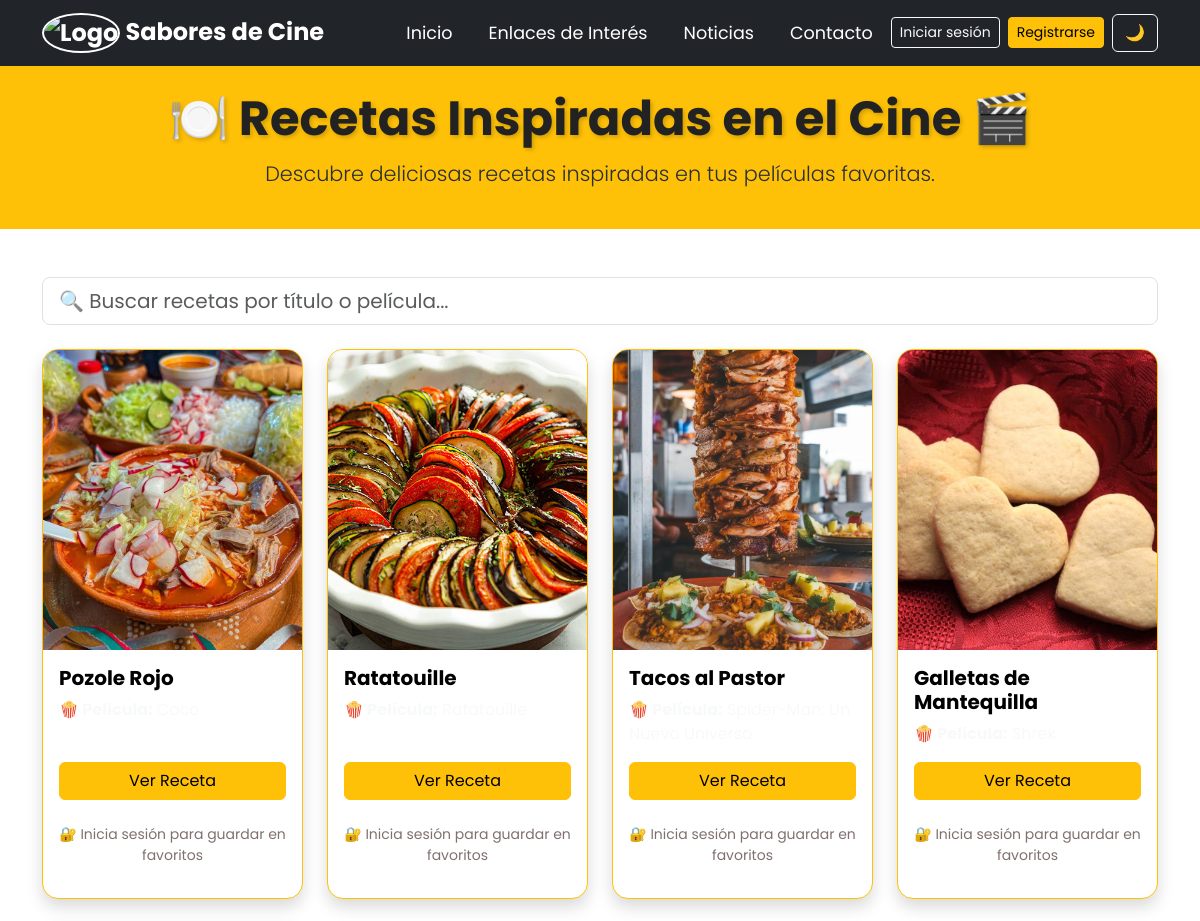
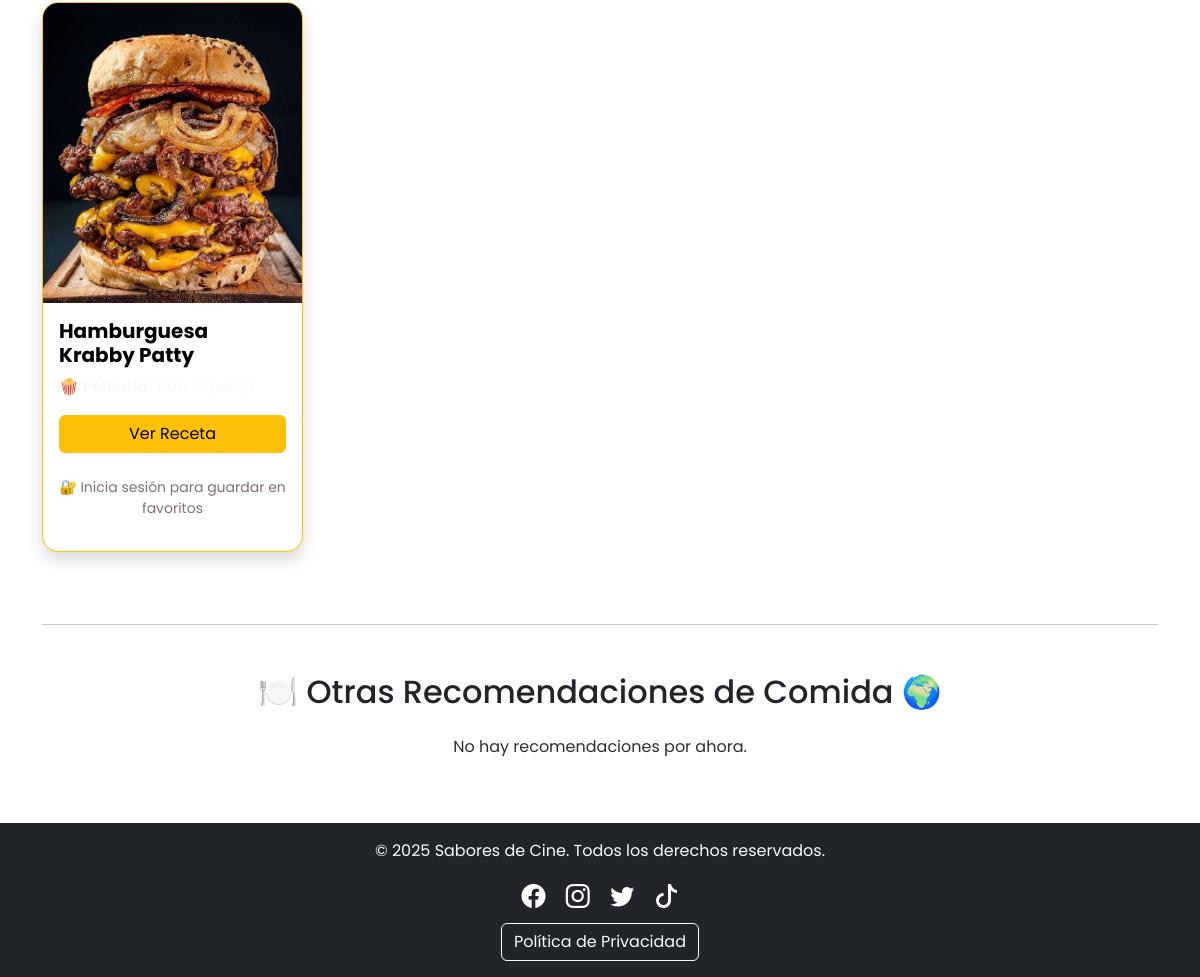
The page /comida/ on the database its author committed (2 pictures, top to bottom).
### saboresDeCine/models.py (models this page shows, shortened)
class Receta(models.Model):
    titulo = models.CharField(max_length=100)
    pelicula = models.CharField(max_length=100)
    imagen = models.ImageField(upload_to='recetas/')
    ingredientes = models.TextField(help_text="Escribe cada ingrediente separado por una coma.")
    preparacion = models.TextField()
    destacada = models.BooleanField(default=False)  # Nuevo campo

### saboresDeCine/views.py (the view)
# urls.py: path('comida/', views.comida, name="comida"),
def comida(request):
    query = request.GET.get('q', '')
    recetas = Receta.objects.all()
    recomendaciones = RecomendacionComida.objects.all()
    if query:
        recetas = recetas.filter(titulo__icontains=query) | recetas.filter(pelicula__icontains=query)
    recetas_favoritas = Receta.objects.filter(favoritos__usuario=request.user) if request.user.is_authenticated else Receta.objects.none()
    context = {
        'recetas': recetas,
        'recomendaciones': recomendaciones,
        'recetas_favoritas': recetas_favoritas
    }
    if request.headers.get('X-Requested-With') == 'XMLHttpRequest':
        html = render_to_string('partials/lista_recetas.html', context, request=request)
        return JsonResponse({'html': html})
    return render(request, 'comida.html', context)

### saboresDeCine/templates/comida.html (shortened to what this page needs)
{% load static %}
{% include 'navBar.html' %}
<body class="{% if request.session.modo_oscuro %}dark-mode{% endif %}">
  <div class="d-flex flex-column min-vh-100">
    <header class="header-custom text-center py-4">
      <h1>🍽️ Recetas Inspiradas en el Cine 🎬</h1>
      <p class="lead text-secondary-emphasis">Descubre deliciosas recetas inspiradas en tus películas favoritas.</p>
    </header>
    <main class="container my-5 flex-grow-1">
      <div class="mb-4">
        <input type="text"
               class="form-control form-control-lg buscador-ajax"
               placeholder="🔍 Buscar recetas por título o película..."
               data-url="/comida/"
               data-target="contenedorRecetas">
      </div>
      <div id="contenedorRecetas">
        {% include 'partials/lista_recetas.html' %}
      </div>
      <hr class="my-5">
      <h2 class="text-center mb-4">🍽️ Otras Recomendaciones de Comida 🌍</h2>
      <div class="row">
        {% if recomendaciones %}
          {% for rec in recomendaciones %}
            <div class="col-md-3 mb-4">
              <div class="card h-100 text-center shadow">
                <img src="{{ rec.imagen.url }}" class="card-img-top img-fluid" style="height: 500px; object-fit: cover; border-radius: 10px;" alt="{{ rec.titulo }}">
                <div class="card-body d-flex flex-column">
                  <h5 class="card-title">{{ rec.titulo }}</h5>
                  <p class="text-muted">{{ rec.descripcion }}</p>
                  <button class="btn btn-primary mt-auto" onclick="mostrarReceta('{{ rec.titulo }}', '{{ rec.imagen.url }}', '{{ rec.descripcion }}', `{{ rec.ingredientes }}`, `{{ rec.preparacion }}`)">Ver Más</button>
                </div>
              </div>
            </div>
          {% endfor %}
        {% else %}
          <p class="text-center text-secondary-emphasis">No hay recomendaciones por ahora.</p>
        {% endif %}
      </div>
    </main>
    {% include 'footer.html' %}
  </div>
</body>

### saboresDeCine/templates/partials/lista_recetas.html
<div class="row">
  {% if recetas %}
    {% for receta in recetas %}
      <div class="col-md-3 mb-4">
        <div class="card h-100 shadow border border-warning rounded-4">
          <img src="{{ receta.imagen.url }}" class="card-img-top" alt="{{ receta.titulo }}" style="height: 300px; object-fit: cover;">
          <div class="card-body d-flex flex-column justify-content-between">
            <div>
              <h5 class="card-title">{{ receta.titulo }}</h5>
              <p class="text-light mb-3">
                <strong>🍿 Película:</strong> {{ receta.pelicula }}
              </p>
            </div>
            <div class="mt-auto">
              <button class="btn btn-warning mb-3 w-100"
                      onclick="mostrarReceta('{{ receta.titulo }}', '{{ receta.imagen.url }}', '{{ receta.pelicula }}', `{{ receta.ingredientes }}`, `{{ receta.preparacion }}`)">
                Ver Receta
              </button>
              {% if user.is_authenticated %}
                <form method="post" action="{% url 'toggle_favorito_comida' receta.id %}" class="w-100">
                  {% csrf_token %}
                  {% if receta in recetas_favoritas %}
                    <button type="submit" class="btn btn-danger w-100">
                      ❤️ Quitar de Favoritos
                    </button>
                  {% else %}
                    <button type="submit" class="btn btn-outline-danger w-100">
                      🤍 Agregar a Favoritos
                    </button>
                  {% endif %}
                </form>
              {% else %}
                <p class="text-muted text-center mt-2 small">
                  🔐 Inicia sesión para guardar en favoritos
                </p>
              {% endif %}
            </div>
          </div>
        </div>
      </div>
    {% endfor %}
  {% else %}
    <p class="text-center text-muted">No hay recetas disponibles por ahora.</p>
  {% endif %}
</div>

### saboresDeCine/static/css/styles.css (style rules this page uses)
body { font-family: 'Poppins', sans-serif; transition: background-color 0.3s, color 0.3s; }
.header-custom { background-color: #FFC107; color: #222; padding: 60px 20px; text-align: center; }
.header-custom h1 { font-size: 3rem; font-weight: bold; text-shadow: 2px 2px 4px rgba(0, 0, 0, 0.2); }
.header-custom p { font-size: 1.3rem; margin-top: 10px; }
.btn { transition: all 0.3s ease-in-out; }
.card { transition: all 0.3s ease-in-out; border: 2px solid #ddd; border-radius: 12px; overflow: hidden; background-color: white; color: black; }
.card h5 { font-weight: bold; }
.card img { transition: transform 0.3s ease-in-out, filter 0.3s ease-in-out; }
.card-body .text-muted { color: #817070 !important; }

### rows shown on the page
Receta: imagen (picture), titulo "Pozole Rojo"
Receta: imagen (picture), titulo "Ratatouille"
Receta: imagen (picture), titulo "Tacos al Pastor"
Receta: imagen (picture), titulo "Galletas de Mantequilla"
Receta: imagen (picture), titulo "Hamburguesa Krabby Patty"
